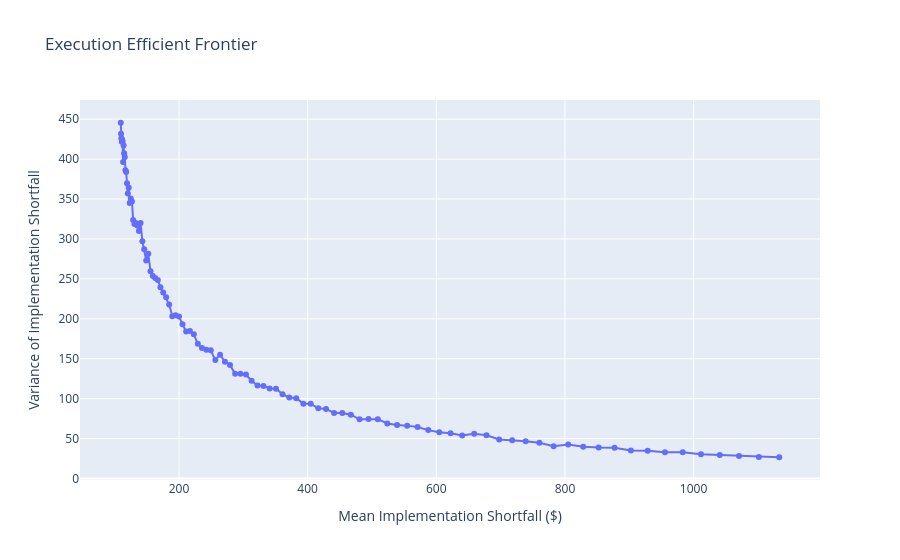

The notebook cell this image was saved under:
### Code cell
lambda_range_zoom = np.logspace(-1, 1.5, 100)  # narrower, targeting the steep transition
frontier_zoom = frontier_construction(X, T, N, sigma, eta, gamma, lambda_range_zoom, n_sims, S0)
frontier_plot(frontier_zoom)
